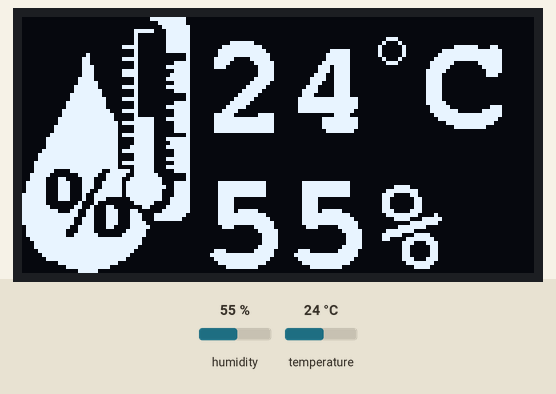
A sketch run on a simulated Arduino Uno, built with avr-gcc and run on an emulated ATmega328P. Shown: 128×64 one-colour display. Inputs (shaded band) come from the test bench; at power-on: humidity 55 %, temperature 24 °C.

Above: at 2.7 s.
2.8 s: humidity set to 22 %
At 5.1 s:
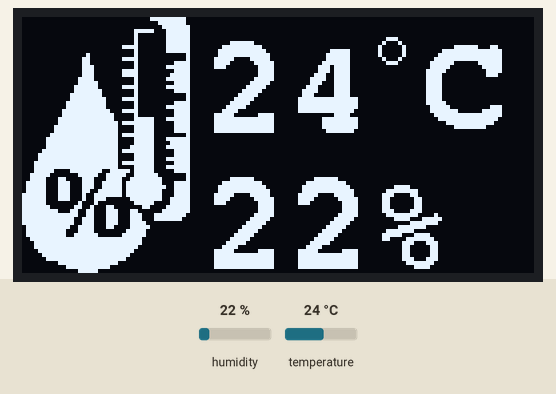
5.7 s: temperature set to 12 °C
At 7.4 s:
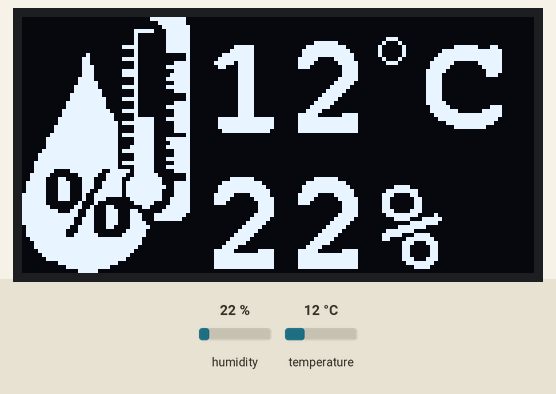
8.6 s: humidity set to 40 %
At 10.9 s:
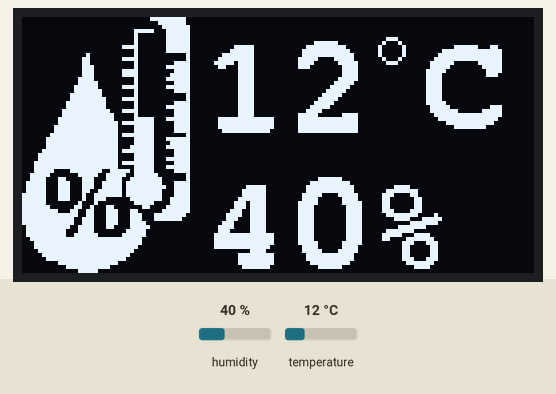
11.8 s: temperature set to 19 °C
At 13.2 s:
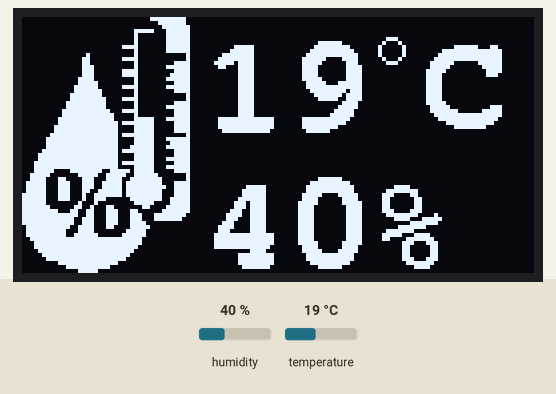
Timing chart, 0 to 14.8 s (numbered marks = the images above; inputs shaded):
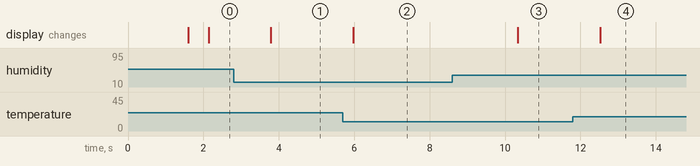

The sketch:

ReadTempAndHumidity.ino
```cpp
#include <SPI.h>
#include <Wire.h>
#include <Adafruit_GFX.h>
#include <Adafruit_SSD1306.h>
#include <Fonts/FreeMonoBold18pt7b.h>

#include "DHT.h"
#define DHTPIN 2
#define DHTTYPE DHT11   // DHT 11
DHT dht(DHTPIN, DHTTYPE);

int h;
int t;

#define SCREEN_WIDTH 128 // OLED display width, in pixels
#define SCREEN_HEIGHT 64 // OLED display height, in pixels

// Declaration for an SSD1306 display connected to I2C (SDA, SCL pins)
#define OLED_RESET     4 // Reset pin # (or -1 if sharing Arduino reset pin)
Adafruit_SSD1306 display(SCREEN_WIDTH, SCREEN_HEIGHT, &Wire, OLED_RESET);

#define bitmap_height   128
#define bitmap_width    64
static const unsigned char PROGMEM logo_bmp[] =
{ 0x00, 0x00, 0x00, 0x00, 0xFF, 0x80, 0x00, 0x00, 0x00, 0x00, 0x00, 0x00, 0x00, 0x00, 0x00, 0x00,
  0x00, 0x00, 0x00, 0x00, 0x3F, 0x80, 0x00, 0x00, 0x00, 0x00, 0x00, 0x00, 0x00, 0x00, 0x00, 0x00,
  0x00, 0x00, 0x00, 0x00, 0x1F, 0xC0, 0x00, 0x00, 0x00, 0x00, 0x00, 0x00, 0x00, 0x00, 0x00, 0x00,
  0x00, 0x00, 0x00, 0x0F, 0x8F, 0xC0, 0x00, 0x00, 0x00, 0x00, 0x00, 0x00, 0x00, 0x00, 0x00, 0x00,
  0x00, 0x00, 0x00, 0x08, 0x0F, 0xC0, 0x00, 0x00, 0x00, 0x00, 0x00, 0x00, 0x00, 0x00, 0x00, 0x00,
  0x00, 0x00, 0x00, 0x08, 0x0F, 0xC0, 0x00, 0x00, 0x00, 0x00, 0x00, 0x00, 0x00, 0x00, 0x00, 0x00,
  0x00, 0x00, 0x00, 0x08, 0x0F, 0xC0, 0x00, 0x00, 0x00, 0x00, 0x00, 0x00, 0x00, 0x00, 0x00, 0x00,
  0x00, 0x00, 0x00, 0x78, 0x0F, 0xC0, 0x00, 0x00, 0x00, 0x00, 0x00, 0x00, 0x00, 0x00, 0x00, 0x00,
  0x00, 0x00, 0x00, 0x08, 0x0F, 0xC0, 0x00, 0x00, 0x00, 0x00, 0x00, 0x00, 0x00, 0x00, 0x00, 0x00,
  0x00, 0x00, 0x80, 0x08, 0x00, 0x40, 0x00, 0x00, 0x00, 0x00, 0x00, 0x00, 0x00, 0x00, 0x00, 0x00,
  0x00, 0x01, 0x80, 0x78, 0x00, 0x40, 0x00, 0x00, 0x00, 0x00, 0x00, 0x00, 0x00, 0x00, 0x00, 0x00,
  0x00, 0x01, 0x80, 0x08, 0x03, 0xC0, 0x00, 0x00, 0x00, 0x00, 0x00, 0x00, 0x00, 0x00, 0x00, 0x00,
  0x00, 0x01, 0xC0, 0x08, 0x0F, 0xC0, 0x00, 0x00, 0x00, 0x00, 0x00, 0x00, 0x00, 0x00, 0x00, 0x00,
  0x00, 0x01, 0xC0, 0x78, 0x03, 0xC0, 0x00, 0x00, 0x00, 0x00, 0x00, 0x00, 0x00, 0x00, 0x00, 0x00,
  0x00, 0x01, 0xC0, 0x78, 0x07, 0xC0, 0x00, 0x00, 0x00, 0x00, 0x00, 0x00, 0x00, 0x00, 0x00, 0x00,
  0x00, 0x03, 0xC0, 0x08, 0x0F, 0xC0, 0x00, 0x00, 0x00, 0x00, 0x00, 0x00, 0x00, 0x00, 0x00, 0x00,
  0x00, 0x03, 0xE0, 0x08, 0x03, 0xC0, 0x00, 0x00, 0x00, 0x00, 0x00, 0x00, 0x00, 0x00, 0x00, 0x00,
  0x00, 0x07, 0xE0, 0x78, 0x0F, 0xC0, 0x00, 0x00, 0x00, 0x00, 0x00, 0x00, 0x00, 0x00, 0x00, 0x00,
  0x00, 0x07, 0xF0, 0x08, 0x03, 0xC0, 0x00, 0x00, 0x00, 0x00, 0x00, 0x00, 0x00, 0x00, 0x00, 0x00,
  0x00, 0x0F, 0xF0, 0x08, 0x00, 0x40, 0x00, 0x00, 0x00, 0x00, 0x00, 0x00, 0x00, 0x00, 0x00, 0x00,
  0x00, 0x0F, 0xF8, 0x78, 0x00, 0x40, 0x00, 0x00, 0x00, 0x00, 0x00, 0x00, 0x00, 0x00, 0x00, 0x00,
  0x00, 0x1F, 0xF8, 0x08, 0x03, 0xC0, 0x00, 0x00, 0x00, 0x00, 0x00, 0x00, 0x00, 0x00, 0x00, 0x00,
  0x00, 0x1F, 0xF8, 0x08, 0x0F, 0xC0, 0x00, 0x00, 0x00, 0x00, 0x00, 0x00, 0x00, 0x00, 0x00, 0x00,
  0x00, 0x3F, 0xFC, 0x78, 0x03, 0xC0, 0x00, 0x00, 0x00, 0x00, 0x00, 0x00, 0x00, 0x00, 0x00, 0x00,
  0x00, 0x3F, 0xFE, 0x08, 0x03, 0xC0, 0x00, 0x00, 0x00, 0x00, 0x00, 0x00, 0x00, 0x00, 0x00, 0x00,
  0x00, 0x7F, 0xFE, 0x0F, 0x8F, 0xC0, 0x00, 0x00, 0x00, 0x00, 0x00, 0x00, 0x00, 0x00, 0x00, 0x00,
  0x00, 0x7F, 0xFF, 0x7F, 0x83, 0xC0, 0x00, 0x00, 0x00, 0x00, 0x00, 0x00, 0x00, 0x00, 0x00, 0x00,
  0x00, 0xFF, 0xFF, 0x0F, 0x83, 0xC0, 0x00, 0x00, 0x00, 0x00, 0x00, 0x00, 0x00, 0x00, 0x00, 0x00,
  0x00, 0xFF, 0xFF, 0x0F, 0x83, 0xC0, 0x00, 0x00, 0x00, 0x00, 0x00, 0x00, 0x00, 0x00, 0x00, 0x00,
  0x01, 0xFF, 0xFF, 0x7F, 0x80, 0x40, 0x00, 0x00, 0x00, 0x00, 0x00, 0x00, 0x00, 0x00, 0x00, 0x00,
  0x03, 0xFF, 0xFF, 0x0F, 0x8F, 0xC0, 0x00, 0x00, 0x00, 0x00, 0x00, 0x00, 0x00, 0x00, 0x00, 0x00,
  0x03, 0xFF, 0xFF, 0x0F, 0x87, 0xC0, 0x00, 0x00, 0x00, 0x00, 0x00, 0x00, 0x00, 0x00, 0x00, 0x00,
  0x03, 0xFF, 0xFF, 0x1F, 0x8F, 0xC0, 0x00, 0x00, 0x00, 0x00, 0x00, 0x00, 0x00, 0x00, 0x00, 0x00,
  0x07, 0xFF, 0xFF, 0x7F, 0x83, 0xC0, 0x00, 0x00, 0x00, 0x00, 0x00, 0x00, 0x00, 0x00, 0x00, 0x00,
  0x0F, 0xFF, 0xFF, 0x0F, 0x83, 0xC0, 0x00, 0x00, 0x00, 0x00, 0x00, 0x00, 0x00, 0x00, 0x00, 0x00,
  0x0F, 0xFF, 0xFF, 0x0F, 0x8F, 0xC0, 0x00, 0x00, 0x00, 0x00, 0x00, 0x00, 0x00, 0x00, 0x00, 0x00,
  0x1F, 0xFF, 0xFF, 0x7F, 0x83, 0xC0, 0x00, 0x00, 0x00, 0x00, 0x00, 0x00, 0x00, 0x00, 0x00, 0x00,
  0x1F, 0xFF, 0xFF, 0x0F, 0x8F, 0xC0, 0x00, 0x00, 0x00, 0x00, 0x00, 0x00, 0x00, 0x00, 0x00, 0x00,
  0x1F, 0x0F, 0xF3, 0xEF, 0x83, 0xC0, 0x00, 0x00, 0x00, 0x00, 0x00, 0x00, 0x00, 0x00, 0x00, 0x00,
  0x3E, 0x03, 0xE7, 0xCF, 0xC0, 0x40, 0x00, 0x00, 0x00, 0x00, 0x00, 0x00, 0x00, 0x00, 0x00, 0x00,
  0x3C, 0x61, 0xC7, 0x9F, 0xE0, 0x40, 0x00, 0x00, 0x00, 0x00, 0x00, 0x00, 0x00, 0x00, 0x00, 0x00,
  0x7C, 0x71, 0xCF, 0xBF, 0xE3, 0xC0, 0x00, 0x00, 0x00, 0x00, 0x00, 0x00, 0x00, 0x00, 0x00, 0x00,
  0x7C, 0x71, 0xCF, 0xBF, 0xF3, 0xC0, 0x00, 0x00, 0x00, 0x00, 0x00, 0x00, 0x00, 0x00, 0x00, 0x00,
  0x7C, 0x71, 0x9F, 0xBF, 0xE3, 0xC0, 0x00, 0x00, 0x00, 0x00, 0x00, 0x00, 0x00, 0x00, 0x00, 0x00,
  0xFC, 0x71, 0x3F, 0xBF, 0xE3, 0xC0, 0x00, 0x00, 0x00, 0x00, 0x00, 0x00, 0x00, 0x00, 0x00, 0x00,
  0xFC, 0x71, 0x38, 0x1F, 0xE7, 0xC0, 0x00, 0x00, 0x00, 0x00, 0x00, 0x00, 0x00, 0x00, 0x00, 0x00,
  0xFC, 0x02, 0x20, 0x0F, 0x87, 0xC0, 0x00, 0x00, 0x00, 0x00, 0x00, 0x00, 0x00, 0x00, 0x00, 0x00,
  0xFE, 0x06, 0x46, 0x03, 0x0F, 0xC0, 0x00, 0x00, 0x00, 0x00, 0x00, 0x00, 0x00, 0x00, 0x00, 0x00,
  0xFF, 0x8C, 0xC7, 0x18, 0x1F, 0xC0, 0x00, 0x00, 0x00, 0x00, 0x00, 0x00, 0x00, 0x00, 0x00, 0x00,
  0xFF, 0xFC, 0xC7, 0x1C, 0x7F, 0x80, 0x00, 0x00, 0x00, 0x00, 0x00, 0x00, 0x00, 0x00, 0x00, 0x00,
  0xFF, 0xF9, 0xC7, 0x1C, 0x7F, 0x00, 0x00, 0x00, 0x00, 0x00, 0x00, 0x00, 0x00, 0x00, 0x00, 0x00,
  0xFF, 0xF9, 0xC7, 0x1E, 0x00, 0x00, 0x00, 0x00, 0x00, 0x00, 0x00, 0x00, 0x00, 0x00, 0x00, 0x00,
  0x7F, 0xF3, 0xC6, 0x1F, 0x00, 0x00, 0x00, 0x00, 0x00, 0x00, 0x00, 0x00, 0x00, 0x00, 0x00, 0x00,
  0x7F, 0xE3, 0xC0, 0x3E, 0x00, 0x00, 0x00, 0x00, 0x00, 0x00, 0x00, 0x00, 0x00, 0x00, 0x00, 0x00,
  0x7F, 0xE7, 0xE0, 0x7E, 0x00, 0x00, 0x00, 0x00, 0x00, 0x00, 0x00, 0x00, 0x00, 0x00, 0x00, 0x00,
  0x3F, 0xFF, 0xFF, 0xFC, 0x00, 0x00, 0x00, 0x00, 0x00, 0x00, 0x00, 0x00, 0x00, 0x00, 0x00, 0x00,
  0x1F, 0xFF, 0xFF, 0xFC, 0x00, 0x00, 0x00, 0x00, 0x00, 0x00, 0x00, 0x00, 0x00, 0x00, 0x00, 0x00,
  0x1F, 0xFF, 0xFF, 0xF8, 0x00, 0x00, 0x00, 0x00, 0x00, 0x00, 0x00, 0x00, 0x00, 0x00, 0x00, 0x00,
  0x0F, 0xFF, 0xFF, 0xF0, 0x00, 0x00, 0x00, 0x00, 0x00, 0x00, 0x00, 0x00, 0x00, 0x00, 0x00, 0x00,
  0x07, 0xFF, 0xFF, 0xE0, 0x00, 0x00, 0x00, 0x00, 0x00, 0x00, 0x00, 0x00, 0x00, 0x00, 0x00, 0x00,
  0x03, 0xFF, 0xFF, 0xC0, 0x00, 0x00, 0x00, 0x00, 0x00, 0x00, 0x00, 0x00, 0x00, 0x00, 0x00, 0x00,
  0x00, 0x7F, 0xFF, 0x00, 0x00, 0x00, 0x00, 0x00, 0x00, 0x00, 0x00, 0x00, 0x00, 0x00, 0x00, 0x00,
  0x00, 0x1F, 0xFC, 0x00, 0x00, 0x00, 0x00, 0x00, 0x00, 0x00, 0x00, 0x00, 0x00, 0x00, 0x00, 0x00,
  0x00, 0x03, 0xE0, 0x00, 0x00, 0x00, 0x00, 0x00, 0x00, 0x00, 0x00, 0x00, 0x00, 0x00, 0x00, 0x00
};

void setup() {
  Serial.begin(9600);
  dht.begin();

  // SSD1306_SWITCHCAPVCC = generate display voltage from 3.3V internally
  if (!display.begin(SSD1306_SWITCHCAPVCC, 0x3C)) { // Address 0x3D for 128x64
    Serial.println(F("SSD1306 allocation failed"));
    for (;;); // Don't proceed, loop forever
  }
  // Clear the buffer
  display.clearDisplay();
  printText();
  delay(1500);
}

void loop() {
  h = dht.readHumidity();
  t = dht.readTemperature();
  if (isnan(h) || isnan(t)) {
    Serial.println("Failed to read from DHT sensor!");
    return;
  }
  showBitmap();
  printText();
  display.display();
  delay(500);
  display.clearDisplay();
}

void printText() {
  display.setFont(&FreeMonoBold18pt7b);
  display.setTextColor(WHITE);        // Draw white text
  display.setCursor(45, 28);            // Start at top-left corner
  display.print(t);
  display.drawCircle(92, 8, 3, WHITE);
  display.setCursor(100, 27);
  display.print("C");
  display.setCursor(45, 62);
  display.print(h);
  display.print("%");

}

void showBitmap(void) {
  display.drawBitmap(0, 0, logo_bmp, bitmap_height, bitmap_width, WHITE);
  //display.display();
}
```

Measured:
- after the input at 2.8 s, the display: changes after 0.98 s (image 1)
- after the input at 5.7 s, the display: changes after 0.27 s (image 2)
- after the input at 8.6 s, the display: changes after 1.7 s (image 3)
- after the input at 11.8 s, the display: changes after 0.73 s (image 4)
